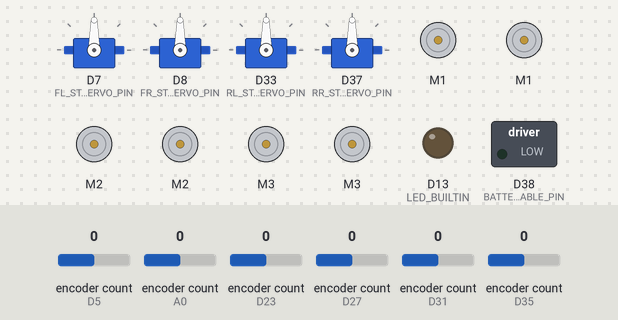
Simulated run of this program. Board: Adafruit Feather M0. Shown: 4 × servo, 6 × DC motor (green arrow = forward, orange = backward, longer = faster), switched loads named in the program (green lamp = pin HIGH), output pins drawn as LEDs (lit = HIGH). Inputs (shaded band) come from the test bench; at power-on: encoder count (sensors on D5, A0, D23, D27, D31, D35) 0. Pins used as bus, display or sensor lines are not drawn.

Above: at 2.0 s.
At 4.05 s:
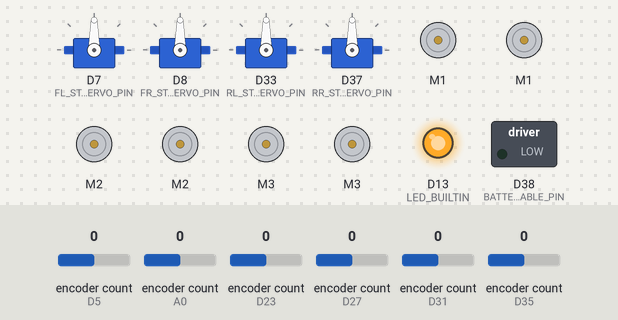
Timing chart, 0 to 6.5 s (numbered marks = the images above):
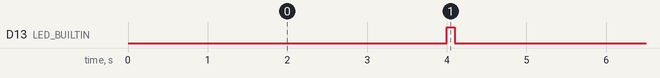

Measured:
- by itself, D13 (LED_BUILTIN): alternates HIGH for 0.10 s and LOW for 4.9 s

The program:

main.cpp
```cpp
/**
 * @file main.cpp
 * @author Sharwin Patil (sharwinpatil@u.northwestern.edu)
 * @brief Rover's motor firmware using an Adafruit Feather M4 Express
 * @date 2024-09-016
 * @version 2.0
 *
 * This board needs to interact with the following hardware:
 * 1. 2 MotorShield Featherwings to control 6 DC motors (3 per shield) over I2C
 * 3. Read from 6 encoders (12 GPIO pins)
 * 4. Communicate with Raspberry Pi 5 over SPI
 *
 * RPI5 -> MCU (SPI):
 * - 6 motor speeds
 * - 4 servo positions (steering angles)
 * MCU -> RPI5 (SPI):
 * - 6 encoder positions (for wheel odometry)
 *
 * 1. Encoder Task: Reading Encoders and saving encoder count (1kHz)
 * 2. Motor Task: PID Control loop for drive motors and updating PWM signals (100Hz)
 * 3. Communication Task: Handle SPI communication with RPI5 (100Hz)
 * 4. Steering Task: Control steering servos based on RPI5 commands (100Hz)
 * 5. Heartbeat Task: Blink LED to indicate system is alive (0.25Hz)
 */


#include <Arduino.h>
#include <SPI.h>
#include <Servo.h>
#include <PID_v1.h>
#include <Encoder.h>
#include <Thread.h>
#include <Adafruit_MotorShield.h>
#include <Adafruit_SPIDevice.h>

#include "rover_pins.h"

#define SERIAL_BAUD 115200 // Baud rate for Serial communication
#define PWM_FREQ 20000 // 20 kHz PWM frequency for motor control

 // --- Task Frequencies ---
#define MOTOR_TASK_FREQ 100 // Frequency for task that runs PID position control for motors [Hz]
#define MOTOR_TASK_PERIOD_MS (1000 / MOTOR_TASK_FREQ)
#define ENCODER_TASK_FREQ 1000 // Frequency for task that reads motor encoders to report motor position [Hz]
#define ENCODER_TASK_PERIOD_MS (1000 / ENCODER_TASK_FREQ)
#define COMM_TASK_FREQ 100 // Frequency to handle communications between RPI5 and MCU[Hz]
#define COMM_TASK_PERIOD_MS (1000 / COMM_TASK_FREQ)
#define STEER_TASK_FREQ 100 // Frequency for task that handles steering servos [Hz]
#define STEER_TASK_PERIOD_MS (1000 / STEER_TASK_FREQ)
#define HEARTBEAT_TASK_FREQ 0.25 // Frequency for task that blinks LED to indicate system is alive[Hz]
#define HEARTBEAT_TASK_PERIOD_MS (1000 / HEARTBEAT_TASK_FREQ)

// Motor Shield with I2C addresses 0x60 and 0x61 hosting the left and right 3 drive motors respectively
Adafruit_MotorShield AFMSLeft = Adafruit_MotorShield(0x60);
Adafruit_MotorShield AFMSRight = Adafruit_MotorShield(0x61);

// Create motor objects
Adafruit_DCMotor* FLMotor = AFMSLeft.getMotor(1);
Adafruit_DCMotor* MLMotor = AFMSLeft.getMotor(2);
Adafruit_DCMotor* RLMotor = AFMSLeft.getMotor(3);
Adafruit_DCMotor* FRMotor = AFMSRight.getMotor(1);
Adafruit_DCMotor* MRMotor = AFMSRight.getMotor(2);
Adafruit_DCMotor* RRMotor = AFMSRight.getMotor(3);

// Array of pointers to each motor that aligns with command and encoder arrays
Adafruit_DCMotor* motors[6] = {FLMotor, FRMotor, MLMotor, MRMotor, RLMotor, RRMotor};

// Threads
Thread motorThread = Thread();
Thread encoderThread = Thread();
Thread steeringThread = Thread();
Thread commsThread = Thread();
Thread heartbeatThread = Thread();
Thread batteryMonitorThread = Thread();

// --- Shared Data and Mutexes ---
// Use volatile for variables shared between threads
volatile float motorSpeedCommands[6] = {0, 0, 0, 0, 0, 0}; // {FL, FR, ML, MR, RL, RR} [rad/s]
volatile float servoAngleCommands[4] = {0, 0, 0, 0}; // {FL, FR, RL, RR} [radians]
volatile long encoderCounts[6] = {0, 0, 0, 0, 0, 0}; // {FL, FR, ML, MR, RL, RR} [ticks]

// Global timing variables for tasks
uint32_t prevMotorUpdateUs = 0;
long prevEncoderCounts[6] = {0, 0, 0, 0, 0, 0};

// SPI Device for communication with RPI5
Adafruit_SPIDevice spiDevice(SPI_CS_PIN, SPI_SCK_PIN, SPI_MISO_PIN, SPI_MOSI_PIN);

// --- Peripherals and Controllers ---
// PID control instances
const double Kp = 2.0, Ki = 5.0, Kd = 1.0;
double pid_inputs[6], pid_outputs[6], pid_targets[6];

PID pid_controllers[6] = {
    PID(&pid_inputs[0], &pid_outputs[0], &pid_targets[0], Kp, Ki, Kd, DIRECT),
    PID(&pid_inputs[1], &pid_outputs[1], &pid_targets[1], Kp, Ki, Kd, DIRECT),
    PID(&pid_inputs[2], &pid_outputs[2], &pid_targets[2], Kp, Ki, Kd, DIRECT),
    PID(&pid_inputs[3], &pid_outputs[3], &pid_targets[3], Kp, Ki, Kd, DIRECT),
    PID(&pid_inputs[4], &pid_outputs[4], &pid_targets[4], Kp, Ki, Kd, DIRECT),
    PID(&pid_inputs[5], &pid_outputs[5], &pid_targets[5], Kp, Ki, Kd, DIRECT),
};

// Encoder instances
Encoder encoders[6] = {
    Encoder(FL_ENCODER_A_PIN, FL_ENCODER_B_PIN),
    Encoder(FR_ENCODER_A_PIN, FR_ENCODER_B_PIN),
    Encoder(ML_ENCODER_A_PIN, ML_ENCODER_B_PIN),
    Encoder(MR_ENCODER_A_PIN, MR_ENCODER_B_PIN),
    Encoder(RL_ENCODER_A_PIN, RL_ENCODER_B_PIN),
    Encoder(RR_ENCODER_A_PIN, RR_ENCODER_B_PIN),
};

// Servo instances
Servo servos[4];
const uint8_t servo_pins[4] = {
    FL_STEERING_SERVO_PIN,
    FR_STEERING_SERVO_PIN,
    RL_STEERING_SERVO_PIN,
    RR_STEERING_SERVO_PIN,
};

// ---------- Task Functions ----------

/**
 * @brief Encoder task running at 1kHz
 *
 * @note Stores latest encoder values from hardware encoders (ISR driven)
 * into shared encoderCounts array which will be communicated to RPI5
 * and used for PID feedback
 *
 */
void encoderTask() {
  for (uint8_t i = 0; i < 6; ++i) {
    encoderCounts[i] = encoders[i].read();
  }
}

/**
 * @brief Motor control task running at 200Hz
 *
 * @note Implements a PID control loop for each drive motor
 * using the encoder feedback to calculate motor velocities
 *
 */
void motorTask() {
  // Use microsecond timer for better dt precision
  uint32_t nowUs = micros();
  uint32_t dt_us = nowUs - prevMotorUpdateUs; // handles wrap-around for uint32_t
  prevMotorUpdateUs = nowUs;
  // Convert to seconds
  double dt = dt_us * 1e-6;

  // Save a local copy of the motor speed commands to minimize time spent
  // accessing the shared volatile array
  double local_motor_cmd[6];
  for (uint8_t i = 0; i < 6; ++i) {
    local_motor_cmd[i] = motorSpeedCommands[i];
  }

  for (uint8_t i = 0; i < 6; ++i) {
    long c = encoderCounts[i];
    double vel = (double)(c - prevEncoderCounts[i]) / dt; // ticks/s
    prevEncoderCounts[i] = c;
    pid_inputs[i] = vel;
    pid_targets[i] = local_motor_cmd[i];
    pid_controllers[i].Compute();
    double output = pid_outputs[i];
    uint16_t pwm = static_cast<uint16_t>(fabs(output));
    motors[i]->setSpeedFine(pwm);
    motors[i]->run((output >= 0) ? FORWARD : BACKWARD);
  }
}


/**
 * @brief Steering task running at 100Hz
 *
 * @note Accesses shared servoAngleCommands array to set servo positions
 *
 */
void steeringTask() {
  for (uint8_t i = 0; i < 4; i++) {
    // Convert radians to degrees for Servo library
    float degrees = degrees(servoAngleCommands[i]);
    servos[i].write(map(degrees, -90, 90, 0, 180));
  }
}

/**
 * @brief Communication task running at 100Hz
 *
 * @note Handles SPI communication with RPI5 and accesses shared command arrays
 *
 */
void commsTask() {
  // Prepare transmission buffer with encoder counts (6 x 4 bytes = 24 bytes)
  uint8_t txBuffer[24];
  uint8_t rxBuffer[40]; // Receive buffer for motor commands (6x4) + servo commands (4x4) = 40 bytes

  // Pack encoder counts into transmission buffer as little-endian 32-bit values
  for (uint8_t i = 0; i < 6; ++i) {
    uint32_t count = (uint32_t)encoderCounts[i];
    txBuffer[i * 4 + 0] = (count >> 0) & 0xFF;
    txBuffer[i * 4 + 1] = (count >> 8) & 0xFF;
    txBuffer[i * 4 + 2] = (count >> 16) & 0xFF;
    txBuffer[i * 4 + 3] = (count >> 24) & 0xFF;
  }

  // Perform SPI transaction: send encoder data and receive commands
  if (spiDevice.write_then_read(txBuffer, sizeof(txBuffer), rxBuffer, sizeof(rxBuffer))) {

    // Unpack received motor speed commands (6 floats)
    for (int i = 0; i < 6; ++i) {
      union { uint32_t u; float f; } u32f;
      u32f.u = ((uint32_t)rxBuffer[i * 4 + 0] << 0) |
        ((uint32_t)rxBuffer[i * 4 + 1] << 8) |
        ((uint32_t)rxBuffer[i * 4 + 2] << 16) |
        ((uint32_t)rxBuffer[i * 4 + 3] << 24);
      motorSpeedCommands[i] = u32f.f;
    }

    // Unpack received servo angle commands (4 floats)
    for (int i = 0; i < 4; ++i) {
      union { uint32_t u; float f; } u32f;
      uint8_t* ptr = &rxBuffer[24 + i * 4]; // Start after motor commands (6*4=24 bytes)
      u32f.u = ((uint32_t)ptr[0] << 0) |
        ((uint32_t)ptr[1] << 8) |
        ((uint32_t)ptr[2] << 16) |
        ((uint32_t)ptr[3] << 24);
      servoAngleCommands[i] = u32f.f;
    }
  }
  // If SPI transaction fails, commands remain at their previous values
}

/**
 * @brief Heartbeat task running at 1Hz
 *
 * @note Indicates system is running
 *
 */
void heartbeatTask() {
  digitalWrite(LED_BUILTIN, HIGH);
  delay(100);
  digitalWrite(LED_BUILTIN, LOW);
  delay(900);
}

void setup() {
  // Initialize Serial port
  Serial.begin(SERIAL_BAUD);

  // Initialize output pins
  pinMode(LED_BUILTIN, OUTPUT);
  pinMode(BATTERY_CHARGE_ENABLE_PIN, OUTPUT);

  // Attach servo motors
  for (uint8_t i = 0; i < 4; i++) {
    pinMode(servo_pins[i], OUTPUT);
    servos[i].attach(servo_pins[i]);
  }

  // Set up PID controllers
  for (uint8_t i = 0; i < 6; ++i) {
    pid_controllers[i].SetMode(AUTOMATIC);
    pid_controllers[i].SetOutputLimits(-4095, 4085); // Use 12-bit PWM
    pid_controllers[i].SetSampleTime(MOTOR_TASK_PERIOD_MS); // = 5 ms for 200 Hz
  }

  // Initialize Motor Shields
  AFMSLeft.begin();
  AFMSRight.begin();

  // Enable motors
  for (uint8_t i = 0; i < 6; i++) {
    motors[i]->setSpeed(0);
    motors[i]->run(RELEASE);
  }

  // Initialize SPI
  spiDevice.begin();

  // Initialize timing baseline for motor task
  prevMotorUpdateUs = micros();

  // Attach callbacks and set intervals for each thread
  motorThread.onRun(motorTask);
  encoderThread.onRun(encoderTask);
  steeringThread.onRun(steeringTask);
  commsThread.onRun(commsTask);
  heartbeatThread.onRun(heartbeatTask);
  motorThread.setInterval(MOTOR_TASK_PERIOD_MS);
  encoderThread.setInterval(ENCODER_TASK_PERIOD_MS);
  steeringThread.setInterval(STEER_TASK_PERIOD_MS);
  commsThread.setInterval(COMM_TASK_PERIOD_MS);
  heartbeatThread.setInterval(HEARTBEAT_TASK_PERIOD_MS);
}

void loop() {
  // Check each thread in order of priority
  if (encoderThread.shouldRun()) { encoderThread.run(); }
  if (motorThread.shouldRun()) { motorThread.run(); }
  if (steeringThread.shouldRun()) { steeringThread.run(); }
  if (commsThread.shouldRun()) { commsThread.run(); }
  if (heartbeatThread.shouldRun()) { heartbeatThread.run(); }
}
```

rover_pins.h
```cpp
#ifndef ROVER_PINS_H
#define ROVER_PINS_H

// Pin Map for Rover Control
// Rationale:
//  - Keep default SPI (MOSI=11, MISO=12, SCK=13) free; only CS defined explicitly
//  - Reserve pin 13 for onboard LED only
//  - Use primary I2C bus SDA=18, SCL=19
//  - Group each wheel's encoder pins adjacently where possible

// Front Left (FL)
#define FL_ENCODER_A_PIN 5
#define FL_ENCODER_B_PIN 6
#define FL_STEERING_SERVO_PIN 7

// Front Right (FR)
#define FR_ENCODER_A_PIN 14
#define FR_ENCODER_B_PIN 15
#define FR_STEERING_SERVO_PIN 8

// Middle Left (ML)
#define ML_ENCODER_A_PIN 23
#define ML_ENCODER_B_PIN 24

// Middle Right (MR)
#define MR_ENCODER_A_PIN 27
#define MR_ENCODER_B_PIN 28

// Rear Left (RL)
#define RL_ENCODER_A_PIN 31
#define RL_ENCODER_B_PIN 32
#define RL_STEERING_SERVO_PIN 33

// Rear Right (RR)
#define RR_ENCODER_A_PIN 35
#define RR_ENCODER_B_PIN 36
#define RR_STEERING_SERVO_PIN 37

// SPI Pins
#define SPI_CS_PIN 10
#define SPI_MOSI_PIN 11
#define SPI_MISO_PIN 12
#define SPI_SCK_PIN 13

// RPI5 Pins
// MOSI = GPIO10(phys 19)
// MISO = GPIO9(phys 21)
// SCLK = GPIO11(phys 23)
// CE0 = GPIO8(phys 24)

// GPIO pin to signal low battery condition and enable charging circuit to operate
#define BATTERY_CHARGE_ENABLE_PIN 38

// Sanity compile-time checks (optional - enable if desired)
// static_assert(DEBUG_LED != FR_STEERING_SERVO_PIN, "LED and FR servo share a pin");

#endif // !ROVER_PINS_H
```
